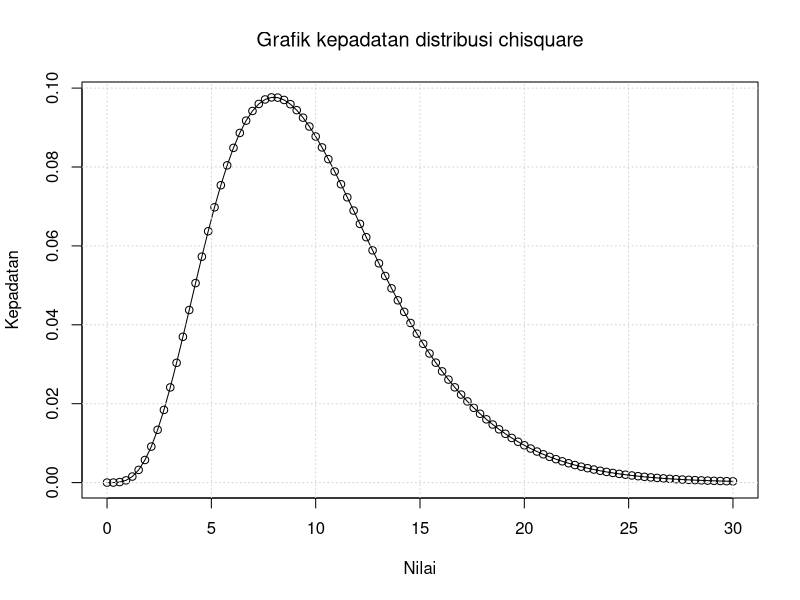

R code for this plot:
derajat_chisquare <- 10

x_values <- seq(0, 30, length.out = 100)

density_values <- dchisq(x_values, df = derajat_chisquare)

# 4. Buat plot
plot(x_values, density_values,
     type = "o",
     main = expression("Grafik kepadatan distribusi chisquare"),
     xlab = expression("Nilai"),
     ylab = "Kepadatan")

grid()
